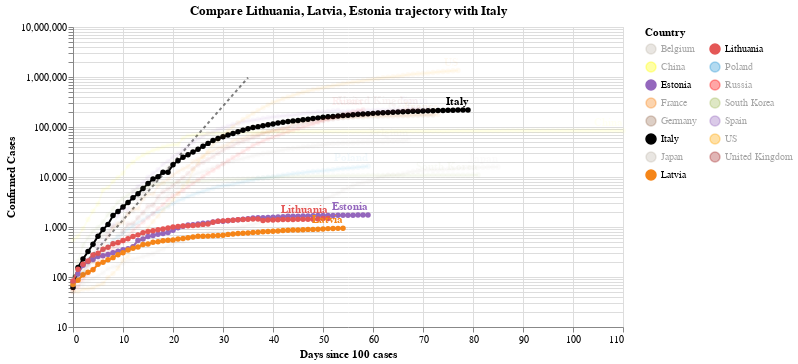

Notebook source saved alongside this figure:
### Code cell
#hide_input
chart3 = make_since_chart(dff2, ['Lithuania', 'Latvia', 'Estonia'], baseline_countries)
chart3

### Figure 1 — Vega-Lite specification as saved in the notebook (floating-point values rounded to 4 significant figures; data arrays with more than 128 entries replaced by an {"elided": "..."} marker saying what was removed)
{"config": {"view": {"continuousWidth": 400, "continuousHeight": 300}}, "layer": [{"data": {"name": "data-628230001892d6798b50651be41d1b3e"}, "mark": {"type": "line", "color": "black", "opacity": 0.5, "strokeDash": [3, 3]}, "encoding": {"x": {"type": "quantitative", "field": "Days since 100 cases"}, "y": {"type": "quantitative", "field": "Confirmed Cases"}}}, {"data": {"name": "data-e0f92baa89d988217d20efdc2629ce48"}, "mark": {"type": "line", "point": true}, "encoding": {"color": {"type": "nominal", "field": "Country", "legend": {"columns": 2}, "scale": {"domain": ["Belgium", "China", "Estonia", "France", "Germany", "Italy", "Japan", "Latvia", "Lithuania", "Poland", "Russia", "South Korea", "Spain", "US", "United Kingdom"], "range": ["#C1B7AD", "yellow", "#9467bd", "#F58518", "#9D755D", "black", "#C1B7AD", "#F58518", "#E45756", "#2495D3", "red", "#A1BA59", "#9467bd", "orange", "brown"]}}, "opacity": {"condition": {"value": 1, "selection": "selector008"}, "value": 0.05}, "tooltip": [{"type": "nominal", "field": "Country"}, {"type": "temporal", "field": "Date"}, {"type": "quantitative", "field": "Confirmed Cases"}, {"type": "quantitative", "field": "Days since 100 cases"}], "x": {"type": "quantitative", "field": "Days since 100 cases"}, "y": {"type": "quantitative", "field": "Confirmed Cases", "scale": {"type": "log"}}}, "selection": {"selector008": {"type": "multi", "fields": ["Country"], "bind": "legend", "init": [{"Country": "Lithuania"}, {"Country": "Latvia"}, {"Country": "Estonia"}, {"Country": "Italy"}]}}, "width": 550}, {"data": {"name": "data-e0f92baa89d988217d20efdc2629ce48"}, "mark": {"type": "text", "align": "right", "dy": -8, "fontWeight": "bold"}, "encoding": {"color": {"type": "nominal", "field": "Country", "legend": {"columns": 2}, "scale": {"domain": ["Belgium", "China", "Estonia", "France", "Germany", "Italy", "Japan", "Latvia", "Lithuania", "Poland", "Russia", "South Korea", "Spain", "US", "United Kingdom"], "range": ["#C1B7AD", "yellow", "#9467bd", "#F58518", "#9D755D", "black", "#C1B7AD", "#F58518", "#E45756", "#2495D3", "red", "#A1BA59", "#9467bd", "orange", "brown"]}}, "opacity": {"condition": {"value": 1, "selection": "selector008"}, "value": 0.05}, "text": {"type": "nominal", "field": "Country"}, "tooltip": [{"type": "nominal", "field": "Country"}, {"type": "temporal", "field": "Date"}, {"type": "quantitative", "field": "Confirmed Cases"}, {"type": "quantitative", "field": "Days since 100 cases"}], "x": {"type": "quantitative", "field": "Days since 100 cases"}, "y": {"type": "quantitative", "field": "Confirmed Cases", "scale": {"type": "log"}}}, "transform": [{"filter": "(datum['Date'] >= 1589155200000)"}], "width": 550}], "title": "Compare Lithuania, Latvia, Estonia trajectory with Italy", "$schema": "https://vega.github.io/schema/vega-lite/v4.0.2.json", "datasets": {"data-628230001892d6798b50651be41d1b3e": [{"Days since 100 cases": 0, "Confirmed Cases": 100.0}, {"Days since 100 cases": 1, "Confirmed Cases": 130.0}, {"Days since 100 cases": 2, "Confirmed Cases": 169.0}, {"Days since 100 cases": 3, "Confirmed Cases": 219.7}, {"Days since 100 cases": 4, "Confirmed Cases": 285.6}, {"Days since 100 cases": 5, "Confirmed Cases": 371.3}, {"Days since 100 cases": 6, "Confirmed Cases": 482.7}, {"Days since 100 cases": 7, "Confirmed Cases": 627.5}, {"Days since 100 cases": 8, "Confirmed Cases": 815.7}, {"Days since 100 cases": 9, "Confirmed Cases": 1060.0}, {"Days since 100 cases": 10, "Confirmed Cases": 1379.0}, {"Days since 100 cases": 11, "Confirmed Cases": 1792.0}, {"Days since 100 cases": 12, "Confirmed Cases": 2330.0}, {"Days since 100 cases": 13, "Confirmed Cases": 3029.0}, {"Days since 100 cases": 14, "Confirmed Cases": 3937.0}, {"Days since 100 cases": 15, "Confirmed Cases": 5119.0}, {"Days since 100 cases": 16, "Confirmed Cases": 6654.0}, {"Days since 100 cases": 17, "Confirmed Cases": 8650.0}, {"Days since 100 cases": 18, "Confirmed Cases": 11250.0}, {"Days since 100 cases": 19, "Confirmed Cases": 14620.0}, {"Days since 100 cases": 20, "Confirmed Cases": 19000.0}, {"Days since 100 cases": 21, "Confirmed Cases": 24710.0}, {"Days since 100 cases": 22, "Confirmed Cases": 32120.0}, {"Days since 100 cases": 23, "Confirmed Cases": 41750.0}, {"Days since 100 cases": 24, "Confirmed Cases": 54280.0}, {"Days since 100 cases": 25, "Confirmed Cases": 70560.0}, {"Days since 100 cases": 26, "Confirmed Cases": 91730.0}, {"Days since 100 cases": 27, "Confirmed Cases": 119300.0}, {"Days since 100 cases": 28, "Confirmed Cases": 155000.0}, {"Days since 100 cases": 29, "Confirmed Cases": 201500.0}, {"Days since 100 cases": 30, "Confirmed Cases": 262000.0}, {"Days since 100 cases": 31, "Confirmed Cases": 340600.0}, {"Days since 100 cases": 32, "Confirmed Cases": 442800.0}, {"Days since 100 cases": 33, "Confirmed Cases": 575600.0}, {"Days since 100 cases": 34, "Confirmed Cases": 748300.0}, {"Days since 100 cases": 35, "Confirmed Cases": 972800.0}], "data-e0f92baa89d988217d20efdc2629ce48": {"elided": "1080 records"}}}
